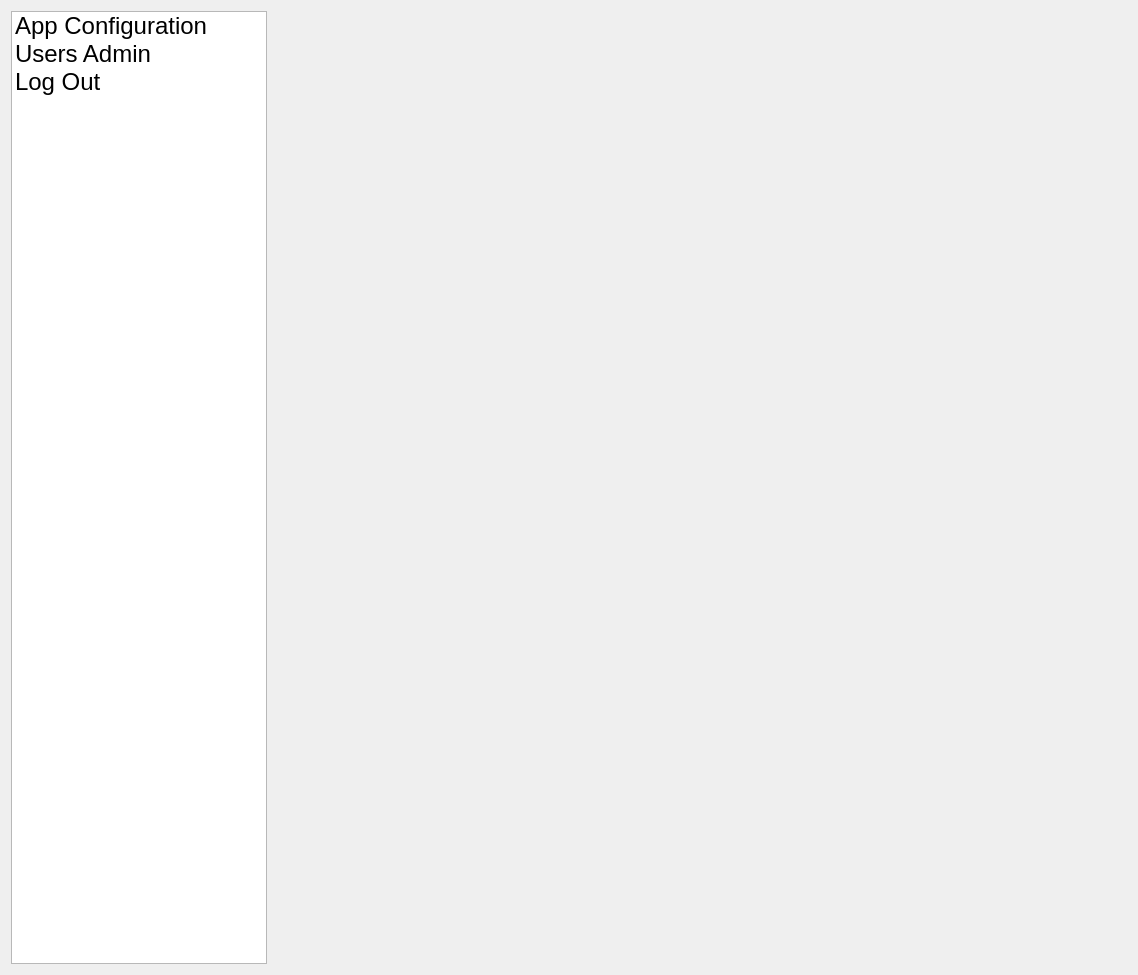
<?xml version="1.0" encoding="UTF-8"?>
<ui version="4.0">
 <class>AdminMainBoardWidget</class>
 <widget class="QWidget" name="AdminMainBoardWidget">
  <property name="geometry">
   <rect>
    <x>0</x>
    <y>0</y>
    <width>1138</width>
    <height>975</height>
   </rect>
  </property>
  <property name="windowTitle">
   <string>Form</string>
  </property>
  <layout class="QGridLayout" name="gridLayout">
   <item row="0" column="1">
    <layout class="QHBoxLayout" name="horizontalLayout">
     <item>
      <widget class="QListWidget" name="listWidget">
       <property name="sizePolicy">
        <sizepolicy hsizetype="Minimum" vsizetype="Expanding">
         <horstretch>0</horstretch>
         <verstretch>0</verstretch>
        </sizepolicy>
       </property>
       <property name="font">
        <font>
         <pointsize>18</pointsize>
        </font>
       </property>
       <item>
        <property name="text">
         <string>App Configuration</string>
        </property>
       </item>
       <item>
        <property name="text">
         <string>Users Admin</string>
        </property>
       </item>
       <item>
        <property name="text">
         <string>Log Out</string>
        </property>
       </item>
      </widget>
     </item>
     <item>
      <widget class="QStackedWidget" name="stackedWidget">
       <property name="sizePolicy">
        <sizepolicy hsizetype="Expanding" vsizetype="Expanding">
         <horstretch>0</horstretch>
         <verstretch>0</verstretch>
        </sizepolicy>
       </property>
       <widget class="QWidget" name="page"/>
       <widget class="QWidget" name="page_2"/>
      </widget>
     </item>
    </layout>
   </item>
  </layout>
 </widget>
 <resources/>
 <connections/>
</ui>
